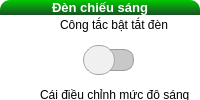
                     <widget class="QFrame" name="Bot_Ctrl_frame_4">
                      <property name="styleSheet">
                       <string notr="true">background-color: rgb(255, 255, 255);
border-radius: 10px;</string>
                      </property>
                      <property name="frameShape">
                       <enum>QFrame::StyledPanel</enum>
                      </property>
                      <property name="frameShadow">
                       <enum>QFrame::Raised</enum>
                      </property>
                      <layout class="QVBoxLayout" name="verticalLayout_28">
                       <property name="spacing">
                        <number>0</number>
                       </property>
                       <property name="leftMargin">
                        <number>0</number>
                       </property>
                       <property name="topMargin">
                        <number>0</number>
                       </property>
                       <property name="rightMargin">
                        <number>0</number>
                       </property>
                       <property name="bottomMargin">
                        <number>0</number>
                       </property>
                       <item>
                        <widget class="QPushButton" name="Bot_Ctrl_frame4_header">
                         <property name="font">
                          <font>
                           <family>Segoe UI</family>
                           <pointsize>10</pointsize>
                           <weight>75</weight>
                           <bold>true</bold>
                          </font>
                         </property>
                         <property name="styleSheet">
                          <string notr="true">color: rgb(255, 255, 255);
background-color: qlineargradient(spread:pad, x1:0, y1:0, x2:0, y2:1, stop:0 rgba(0, 201, 0, 255), stop:1 rgba(25, 81, 36, 255));
border-bottom-left-radius: 0px;
border-bottom-right-radius: 0px;</string>
                         </property>
                         <property name="text">
                          <string>Đèn chiếu sáng</string>
                         </property>
                        </widget>
                       </item>
                       <item>
                        <widget class="QFrame" name="Bot_Ctrl_frame4_body">
                         <property name="frameShape">
                          <enum>QFrame::StyledPanel</enum>
                         </property>
                         <property name="frameShadow">
                          <enum>QFrame::Raised</enum>
                         </property>
                         <widget class="QLabel" name="label_9">
                          <property name="geometry">
                           <rect>
                            <x>60</x>
                            <y>0</y>
                            <width>121</width>
                            <height>20</height>
                           </rect>
                          </property>
                          <property name="styleSheet">
                           <string notr="true">color: rgb(0, 0, 0);</string>
                          </property>
                          <property name="text">
                           <string>Công tắc bật tắt đèn</string>
                          </property>
                         </widget>
                         <widget class="QLabel" name="label_13">
                          <property name="geometry">
                           <rect>
                            <x>40</x>
                            <y>70</y>
                            <width>171</width>
                            <height>20</height>
                           </rect>
                          </property>
                          <property name="styleSheet">
                           <string notr="true">color: rgb(0, 0, 0);</string>
                          </property>
                          <property name="text">
                           <string>Cái điều chỉnh mức độ sáng</string>
                          </property>
                         </widget>
                         <widget class="QSlider" name="Demo_btn_3">
                          <property name="geometry">
                           <rect>
                            <x>70</x>
                            <y>20</y>
                            <width>81</width>
                            <height>51</height>
                           </rect>
                          </property>
                          <property name="minimumSize">
                           <size>
                            <width>0</width>
                            <height>35</height>
                           </size>
                          </property>
                          <property name="maximumSize">
                           <size>
                            <width>16777215</width>
                            <height>16777215</height>
                           </size>
                          </property>
                          <property name="styleSheet">
                           <string notr="true">QSlider::groove:horizotal{
	border: 1px solid rgb(156, 156, 156);
	color: rgb(0, 0, 255);
	height: 20px;
	width: 45px;
	border-radius: 10px;
	background-color: rgb(200, 200, 200);
	margin: 1px;
}
QSlider::handle:horizotal{
	border:  1px solid rgb(165, 165, 165);
	background-color: rgb(240, 240, 240);
	height: 30px;
	width: 30px;
	border-radius: 15px;
	margin: -5px;
}

QSlider{
	
	background-color: rgba(255, 255, 255, 0);
}</string>
                          </property>
                          <property name="maximum">
                           <number>1</number>
                          </property>
                          <property name="pageStep">
                           <number>1</number>
                          </property>
                          <property name="value">
                           <number>0</number>
                          </property>
                          <property name="sliderPosition">
                           <number>0</number>
                          </property>
                          <property name="orientation">
                           <enum>Qt::Horizontal</enum>
                          </property>
                         </widget>
                         <widget class="QSlider" name="Sprinkers_3">
                          <property name="geometry">
                           <rect>
                            <x>20</x>
                            <y>100</y>
                            <width>211</width>
                            <height>22</height>
                           </rect>
                          </property>
                          <property name="styleSheet">
                           <string notr="true">QSlider::groove:Sprinkers{
	border: none;
	height: 10px;
	border-radius: 5px;
	margin: 10px;
	
	background-color: qlineargradient(spread:reflect, x1:0, y1:1, x2:1, y2:0, stop:0.0789133 rgba(0, 246, 255, 255), stop:0.467626 rgba(0, 171, 255, 255), stop:0.937904 rgba(0, 111, 255, 255));
}
QSlider::handle:Sprinkers{
	border: 1px solid  rgb(150, 150, 150);
	background-color: qradialgradient(spread:pad, cx:0.5, cy:0.5, radius:0.5, fx:0.5, fy:0.5, stop:0.169154 rgba(74, 74, 55, 255), stop:1 rgba(255, 255, 255, 255));
	height: 20px;
	width: 20px;
	border-radius: 10px;
	margin: -6px;
}</string>
                          </property>
                          <property name="orientation">
                           <enum>Qt::Horizontal</enum>
                          </property>
                         </widget>
                        </widget>
                       </item>
                      </layout>
                     </widget>
